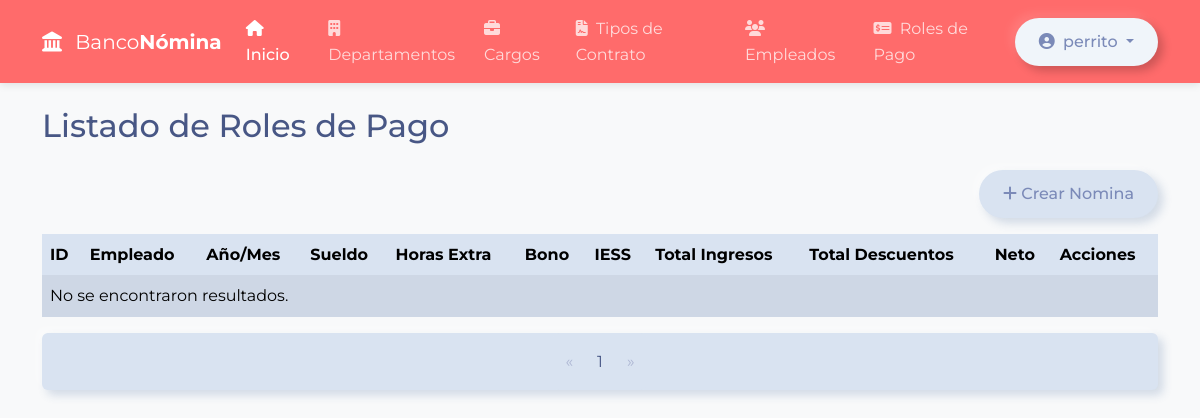
The page /core/nominas/ (signed in) on the database as committed earlier.
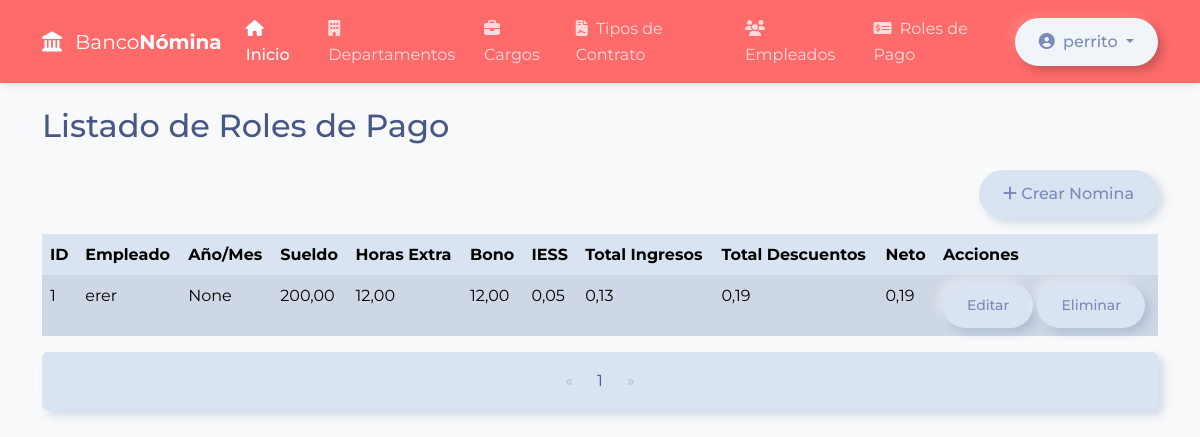
The same page on the database as committed later.
### core/models.py (models this page shows)
class Rol(models.Model):
    empleado = models.ForeignKey(Empleado, on_delete=models.CASCADE)
    aniomes = models.CharField(max_length=6)
    sueldo = models.DecimalField(max_digits=10, decimal_places=2)
    horas_extra = models.DecimalField(max_digits=10, decimal_places=2)
    bono = models.DecimalField(max_digits=10, decimal_places=2)
    iess = models.DecimalField(max_digits=10, decimal_places=2)
    tot_ing = models.DecimalField(max_digits=10, decimal_places=2)
    tot_des = models.DecimalField(max_digits=10, decimal_places=2)
    neto = models.DecimalField(max_digits=10, decimal_places=2)

class Empleado(models.Model):
    SEXO_CHOICES = [
    ('M', 'Masculino'),
    ('F', 'Femenino'),
    ]
    nombre = models.CharField(max_length=100)
    cedula = models.CharField(max_length=20, unique=True)
    direccion = models.TextField()
    sexo = models.CharField(max_length=1, choices=SEXO_CHOICES)
    sueldo = models.DecimalField(max_digits=10, decimal_places=2)
    cargo = models.ForeignKey(Cargo, on_delete=models.CASCADE)
    departamento = models.ForeignKey(Departamento,
    on_delete=models.CASCADE)
    tipo_contrato = models.ForeignKey(TipoContrato,
    on_delete=models.CASCADE)
    def __str__(self):
        return self.nombre

### core/views.py (the view)
# urls.py: path('nominas/', views.Nominas, name='Nominas'),
@login_required
@login_required
def Nominas(request):
    roles = Rol.objects.all()
    search_query = request.GET.get('q', '')
    if search_query:
        roles = roles.filter(
            Q(empleado__nombre__icontains=search_query) | Q(empleado__cedula__icontains=search_query)
        )
    paginator = Paginator(roles, 10)
    page_number = request.GET.get('page')
    page_obj = paginator.get_page(page_number)
    return render(request, 'rol/rol_list.html', {
        'objects': page_obj,
        'search_query': search_query,
        'model_name': 'nomina',
        'title': 'Listado de Roles de Pago',
    })

### core/templates/rol/rol_list.html (shortened to what this page needs)
{% extends "home.html" %}
{% load static %}
{% block content %}
<div class="container py-4">
  <h2 class="mb-4">{{ title }}</h2>
  <div class="mb-3 text-end">
    <a href="{% url 'core:create_nomina' %}" class="btn btn-success">
      <i class="fas fa-plus"></i> Crear {{ model_name|capfirst }}
    </a>
  </div>
  <div class="table-responsive">
    <table class="table table-striped table-bordered">
      <thead>
        <tr>
          <th>ID</th>
          <th>Empleado</th>
          <th>Año/Mes</th>
          <th>Sueldo</th>
          <th>Horas Extra</th>
          <th>Bono</th>
          <th>IESS</th>
          <th>Total Ingresos</th>
          <th>Total Descuentos</th>
          <th>Neto</th>
          <th>Acciones</th>
        </tr>
      </thead>
      <tbody>
        {% for obj in objects %}
        <tr>
          <td>{{ obj.id }}</td>
          <td>{{ obj.empleado }}</td>
          <td>{{ obj.aniomes }}</td>
          <td>{{ obj.sueldo }}</td>
          <td>{{ obj.horas_extra }}</td>
          <td>{{ obj.bono }}</td>
          <td>{{ obj.iess }}</td>
          <td>{{ obj.tot_ing }}</td>
          <td>{{ obj.tot_des }}</td>
          <td>{{ obj.neto }}</td>
          <td>
            <a href="{% url 'core:UpdateNomina' obj.id %}" class="btn btn-sm btn-warning">Editar</a>
            <a href="{% url 'core:DeleteNomina' obj.id %}" class="btn btn-sm btn-danger">Eliminar</a>
          </td>
        </tr>
        {% empty %}
        <tr>
          <td colspan="11">No se encontraron resultados.</td>
        </tr>
        {% endfor %}
      </tbody>
    </table>
  </div>
  <nav aria-label="Page navigation">
    <ul class="pagination justify-content-center">
      {% if objects.has_previous %}
      <li class="page-item">
        <a class="page-link" href="?page={{ objects.previous_page_number }}{% if search_query %}&q={{ search_query }}{% endif %}" aria-label="Anterior">
          <span aria-hidden="true">&laquo;</span>
        </a>
      </li>
      {% else %}
      <li class="page-item disabled">
        <span class="page-link">&laquo;</span>
      </li>
      {% endif %}
      {% for num in objects.paginator.page_range %}
        {% if objects.number == num %}
          <li class="page-item active"><span class="page-link">{{ num }}</span></li>
        {% elif num > objects.number|add:'-3' and num < objects.number|add:'3' %}
          <li class="page-item"><a class="page-link" href="?page={{ num }}{% if search_query %}&q={{ search_query }}{% endif %}">{{ num }}</a></li>
        {% endif %}
      {% endfor %}
      {% if objects.has_next %}
      <li class="page-item">
        <a class="page-link" href="?page={{ objects.next_page_number }}{% if search_query %}&q={{ search_query }}{% endif %}" aria-label="Siguiente">
          <span aria-hidden="true">&raquo;</span>
        </a>
      </li>
      {% else %}
      <li class="page-item disabled">
        <span class="page-link">&raquo;</span>
      </li>
      {% endif %}
    </ul>
  </nav>
</div>
{% endblock %}

Rows that differ between the two databases and show on the page:
added Rol: id "1", empleado "erer", aniomes "None", sueldo "200,00", horas_extra "12,00", bono "12,00", iess "0,05", tot_ing "0,13", tot_des "0,19", neto "0,19"
Other text that changed with them:
text no longer shown: "No se encontraron resultados."
